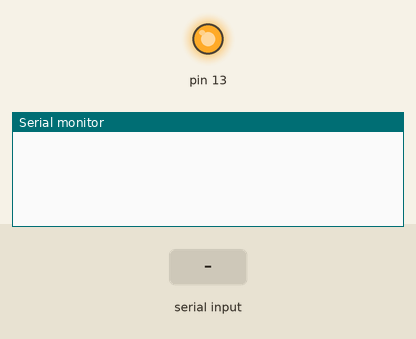
The sketch below on a simulated Arduino Uno, built with avr-gcc and run on an emulated ATmega328P. Parts: output pins drawn as LEDs (lit = HIGH), the last lines printed to the serial monitor. The test bench sets the inputs (shaded band).

Above: at 1.2 s.
1.3 s: "90,45\n" received over Serial
At 2.1 s:
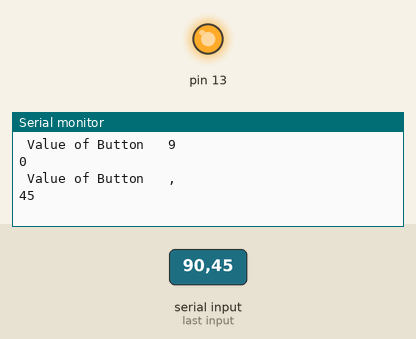
2.8 s: "r90\n" received over Serial
At 4.4 s:
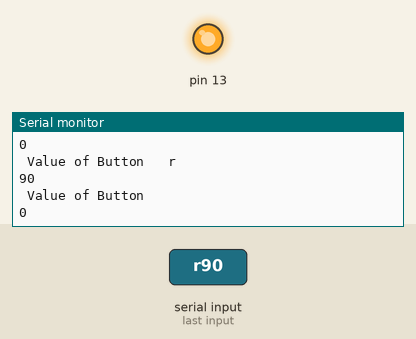
Timing chart, 0 to 5.9 s (numbered marks = the images above; inputs shaded):
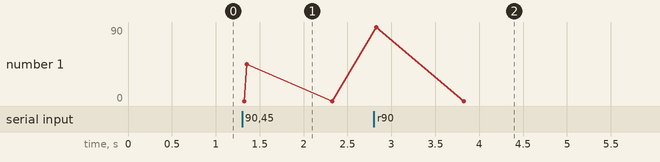

Measured:
- after the input at 1.3 s, the serial monitor: prints a new line at once (image 1)
- after the input at 2.8 s, the serial monitor: prints a new line at once (image 2)

The sketch:

qt_1.ino
```cpp
#include "header/constant_files.h"
#include "header/qt_1_class.h"


qt_1_class                                             LED_Object(LED_PORT_13);
char                                                             led_specifier;
int                                                             led_brightness;

void setup()
{
   LED_Object.Initialize_HardWare();
}

void loop()
{
  // put your main code here, to run repeatedly:
  if(Serial.available())
  {
    char led_specifier =Serial.read();
    int led_brightness =Serial.parseInt();
     Serial.print("\n Value of Button \t");
     Serial.println( led_specifier);
     Serial.println( led_brightness, DEC);


   LED_Object.writeLeds(led_specifier,led_brightness);
  }

}
```

constant_files.h
```cpp
#ifndef CONSTANT_FILES
#define CONSTANT_FILES
/*
Have a look at hardware/arduino/cores/arduino/Arduino.h (at least in Arduino 1.0.1 software), lines 18 and 19:

 #define HIGH 0x1
 #define LOW  0x0
*/

#ifdef __cplusplus

#if ARDUINO >= 100
#include "Arduino.h"
#else
#include "WProgram.h"
#endif


	const int                                               BUTTON_PORT_09 = 9;
	const int                                                 LED_PORT_13 = 13;

	const uint8_t                                 UNPRESSED_VALUE_BUTTON = LOW;
	const uint8_t                                 PRESSED_VALUE_BUTTON = HIGH;

	const int                                                     LED_MIN = 0;
	const int                                                   LED_MAX = 255;

	const uint8_t                                                LED_ON = HIGH;
	const uint8_t                                               LED_OFF = LOW;

	const int                                           TIMER_INITIAL_VALUE = 0;
	const int                                         TIMER_TARGET_VALUE = 1000;
	const int                                                DELAY_VALUE = 5000;
	const int                                                  BAUD_RATE = 9600;


	#define RED_LED                                                            9
	#define GREEN_LED                                                          10
	#define BLUE_LED                                                           11

#endif
#endif
```

qt_1_class.h
```cpp
#ifndef QT_1_CLASS
#define QT_1_CLASS

//You need a couple of other things in the header file. One is an #include statement
// that gives you access to the standard types and constants of the Arduino
// language (this is automatically added to normal sketches, but not to libraries).
//It looks like this (and goes above the class definition given previously):

#ifdef __cplusplus

#if ARDUINO >= 100
#include "Arduino.h"
#else
#include "WProgram.h"
#endif

#include <elapsedMillis.h>

class qt_1_class
{


	private:
	           int _led_port;

	public:
              qt_1_class(int);
			  void  writeLeds(char  ,int  );
			   void  Initialize_HardWare();


};

#endif

#endif
```

qt_1_class.cpp
```cpp
#include "header/constant_files.h"
#include "header/qt_1_class.h"


void qt_1_class::Initialize_HardWare()
{

     pinMode(_led_port  ,OUTPUT);


	 analogWrite(_led_port,LED_MAX);


     Serial.begin(BAUD_RATE);

}


qt_1_class::qt_1_class(int led_port)
{

	 _led_port    =          led_port;


}

void qt_1_class::writeLeds(char led,int brightness)
{

 // This is for test
   if(led=='r')
   {
	    analogWrite(_led_port,LED_MAX-brightness);
   }


   return;
}
```
